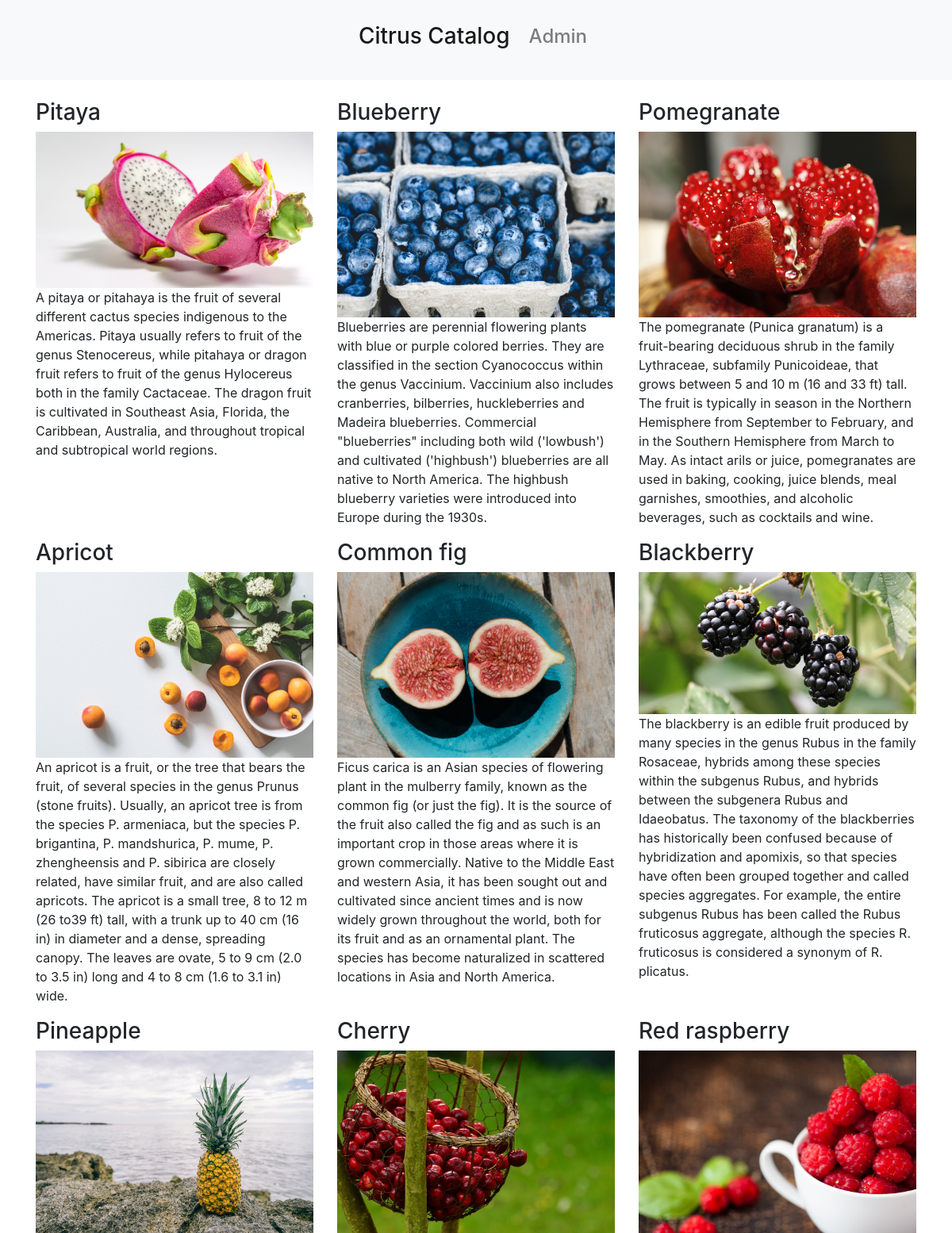
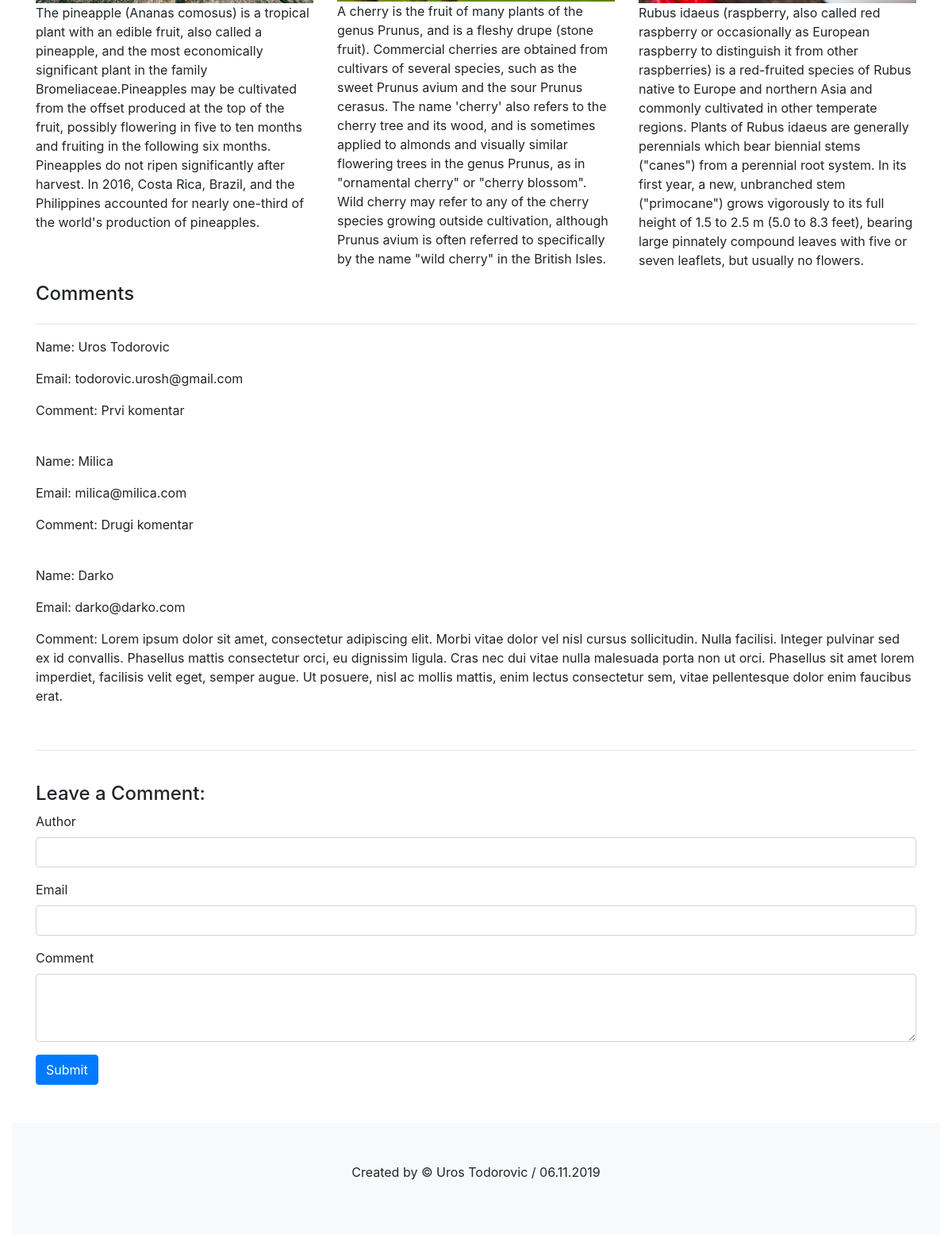
The page / on the database its author committed (2 pictures, top to bottom).
### tables this page shows
CREATE TABLE IF NOT EXISTS `product` (
  `id` int(11) NOT NULL AUTO_INCREMENT,
  `title` varchar(256) NOT NULL,
  `picture` varchar(256) NOT NULL,
  `description` varchar(1024) NOT NULL,
  PRIMARY KEY (`id`)
);

CREATE TABLE IF NOT EXISTS `comments` (
  `id` int(11) NOT NULL AUTO_INCREMENT,
  `name` varchar(256) NOT NULL,
  `email` varchar(256) NOT NULL,
  `text` varchar(1024) NOT NULL,
  `aprooved` tinyint(1) NOT NULL DEFAULT '0',
  PRIMARY KEY (`id`)
);

### includes/class_loader.php (called while the page is built, shortened)
<?php
function class_loader($class){
    $path = "includes/" . $class . ".php";
}

### includes/Product.php (called while the page is built, shortened)
<?php
class Product extends DB_Object {
    public static function find_all_products(){
        $sql = "SELECT * FROM product";
        return static::find_querys($sql);
    }
}

### includes/Database.php (called while the page is built, shortened)
<?php
class Database {
    private static $instance = null;
    private $connection;
    private $host = "localhost";
    private $user = "root";
    private $password = "";
    private $db_name = "citrus_catalog";
    private function __construct(){
        $this->connection = new PDO("mysql:host={$this->host};dbname={$this->db_name}",$this->user,$this->password);
        $this->connection->setAttribute(PDO::ATTR_DEFAULT_FETCH_MODE, PDO::FETCH_ASSOC);
    }
    public static function get_connection(){
        if (!self::$instance) {
            self::$instance = new Database;
        }
        return self::$instance;
    }
    public function get_rows($sql){
        try {
            $data = $this->connection->query($sql);
            return $data->fetchAll();
        } catch (PDOException $e) {
            throw new Exception($e->getMessage());
        }
    }
}

### includes/DB_Object.php (called while the page is built, shortened)
<?php
class DB_Object{
    public static function find_querys($sql){
        global $database;
        $get_rows = $database->get_rows($sql);
        $object_array = [];
        foreach($get_rows as $get_row) {
            $object_array[] = static::instantination($get_row);
        }
       return $object_array;
    }
    public static function instantination($record){
        $new_object = new $calling_class;
        foreach ($record as $property => $value) {
            $new_object->$property = $value;
        }
        return $new_object;
    }
}

### includes/Comment.php (called while the page is built, shortened)
<?php
class Comment extends DB_Object {
    public static function find_all_comments(){
        $sql = "SELECT * FROM comments";
        return static::find_querys($sql);
    }
}

### index.php (the view, shortened to what this page needs)
<?php
require_once("includes/class_loader.php");
$database = Database::get_connection();
$products = Product::find_all_products();
$comments = Comment::find_all_comments();
?>
<!DOCTYPE html>
<html lang="en">
<head>
    <link rel="stylesheet" href="custom_css/main.css">
    <link rel="stylesheet" href="css/bootstrap.min.css">
</head>
<body>
    <nav class="navbar navbar-expand-sm bg-light navbar-light justify-content-center py-4">
        <ul class="navbar-nav">
            <li class="nav-item">
                <a class="navbar-brand" href="index.php"><h3>Citrus Catalog</h3></a>
            </li>
            <li class="nav-item">
                <a class="nav-link" href="admin/index.php" target="_blank"><h4>Admin</h4></a>
            </li>
        </ul>
    </nav>
    <div class="container mt-4">
        <div class="row">
            <?php
                foreach ($products as $product) {
            ?>
                <div class="col-md-4">
                    <h3><?php echo $product->title?></h3>
                    <img src="img/<?php echo $product->picture?>" alt="" class="img-fluid">
                    <p><?php echo $product->description?></p>
                </div>
            <?php
                }
            ?>
        </div>
        <div class="row">
            <div class="col-sm">
                <h4 class="mb-4">Comments</h4>
                <hr>
                <?php
                    foreach ($comments as $comment) {
                        if ($comment->aprooved == 1) {
                    ?>
                        <p>Name: <?php echo $comment->name; ?></p>
                        <p>Email: <?php echo $comment->email; ?></p>
                        <p>Comment: <?php echo $comment->text; ?></p>
                        <br>
                    <?php
                        }
                    }
                ?>
            </div>
        </div>
        <hr>
        <div class="row">
            <div class="col-sm mt-4">
                <h4>Leave a Comment:</h4>
                <form role="form" method="post">
                    <div class="form-group">
                        <label for="name">Author</label>
                            <input type="text" name="name" class="form-control">
                    </div>
                    <div class="form-group">
                        <label for="email">Email</label>
                            <input type="email" name="email" class="form-control">
                    </div>
                    <div class="form-group">
                        <label for="text">Comment</label>
                            <textarea name="text" class="form-control" rows="3"></textarea>
                    </div>
                    <button type="submit" name="submit" class="btn btn-primary">Submit</button>
                </form>
            </div>
        </div>
    </div>
    <div class="container-fluid">
        <footer class="mt-5">
            <div>
                <p class="text-center">Created by &copy; Uros Todorovic / 06.11.2019</p>
            </div>
        </footer>
    </div>
</body>
</html>

### custom_css/main.css (style rules this page uses)
footer div { color: #212529; background-color: #f8f9fa; padding-top: 50px; padding-bottom: 50px; }

### rows shown on the page
product: title "Pitaya", picture (picture), description "A pitaya or pitahaya is the fruit of several different cactus species indigenous to the Americas. Pitaya usually refers to fruit of the genus Stenocereus, while pitahaya or dragon fruit refers to fruit of the genus Hylocereus both in the family Cactaceae. The dragon fruit is cultivated in Southeast Asia, Florida, the Caribbean, Australia, and throughout tropical and subtropical world regions."
product: title "Blueberry", picture (picture), description "Blueberries are perennial flowering plants with blue or purple colored berries. They are classified in the section Cyanococcus within the genus Vaccinium. Vaccinium also includes cranberries, bilberries, huckleberries and Madeira blueberries. Commercial \"blueberries\" including both wild ('lowbush') and cultivated ('highbush') blueberries are all native to North America. The highbush blueberry varieties were introduced into Europe during the 1930s."
product: title "Pomegranate", picture (picture), description "The pomegranate (Punica granatum) is a fruit-bearing deciduous shrub in the family Lythraceae, subfamily Punicoideae, that grows between 5 and 10 m (16 and 33 ft) tall. The fruit is typically in season in the Northern Hemisphere from September to February, and in the Southern Hemisphere from March to May. As intact arils or juice, pomegranates are used in baking, cooking, juice blends, meal garnishes, smoothies, and alcoholic beverages, such as cocktails and wine."
product: title "Apricot", picture (picture), description "An apricot is a fruit, or the tree that bears the fruit, of several species in the genus Prunus (stone fruits). Usually, an apricot tree is from the species P. armeniaca, but the species P. brigantina, P. mandshurica, P. mume, P. zhengheensis and P. sibirica are closely related, have similar fruit, and are also called apricots. The apricot is a small tree, 8 to 12 m (26 to39 ft) tall, with a trunk up to 40 cm (16 in) in diameter and a dense, spreading canopy. The leaves are ovate, 5 to 9 cm (2.0 to 3.5 in) long and 4 to 8 cm (1.6 to 3.1 in) wide."
product: title "Common fig", picture (picture), description "Ficus carica is an Asian species of flowering plant in the mulberry family, known as the common fig (or just the fig). It is the source of the fruit also called the fig and as such is an important crop in those areas where it is grown commercially. Native to the Middle East and western Asia, it has been sought out and cultivated since ancient times and is now widely grown throughout the world, both for its fruit and as an ornamental plant. The species has become naturalized in scattered locations in Asia and North America."
product: title "Blackberry", picture (picture), description "The blackberry is an edible fruit produced by many species in the genus Rubus in the family Rosaceae, hybrids among these species within the subgenus Rubus, and hybrids between the subgenera Rubus and Idaeobatus. The taxonomy of the blackberries has historically been confused because of hybridization and apomixis, so that species have often been grouped together and called species aggregates. For example, the entire subgenus Rubus has been called the Rubus fruticosus aggregate, although the species R. fruticosus is considered a synonym of R. plicatus."
product: title "Pineapple", picture (picture), description "The pineapple (Ananas comosus) is a tropical plant with an edible fruit, also called a pineapple, and the most economically significant plant in the family Bromeliaceae.Pineapples may be cultivated from the offset produced at the top of the fruit, possibly flowering in five to ten months and fruiting in the following six months. Pineapples do not ripen significantly after harvest. In 2016, Costa Rica, Brazil, and the Philippines accounted for nearly one-third of the world's production of pineapples."
product: title "Cherry", picture (picture), description "A cherry is the fruit of many plants of the genus Prunus, and is a fleshy drupe (stone fruit). Commercial cherries are obtained from cultivars of several species, such as the sweet Prunus avium and the sour Prunus cerasus. The name 'cherry' also refers to the cherry tree and its wood, and is sometimes applied to almonds and visually similar flowering trees in the genus Prunus, as in \"ornamental cherry\" or \"cherry blossom\". Wild cherry may refer to any of the cherry species growing outside cultivation, although Prunus avium is often referred to specifically by the name \"wild cherry\" in the British Isles."
product: title "Red raspberry", picture (picture), description "Rubus idaeus (raspberry, also called red raspberry or occasionally as European raspberry to distinguish it from other raspberries) is a red-fruited species of Rubus native to Europe and northern Asia and commonly cultivated in other temperate regions. Plants of Rubus idaeus are generally perennials which bear biennial stems (\"canes\") from a perennial root system. In its first year, a new, unbranched stem (\"primocane\") grows vigorously to its full height of 1.5 to 2.5 m (5.0 to 8.3 feet), bearing large pinnately compound leaves with five or seven leaflets, but usually no flowers."
comments: name "Uros Todorovic", email "todorovic.urosh@gmail.com", text "Prvi komentar"
comments: name "Milica", email "milica@milica.com", text "Drugi komentar"
comments: name "Darko", email "darko@darko.com", text "Lorem ipsum dolor sit amet, consectetur adipiscing elit. Morbi vitae dolor vel nisl cursus sollicitudin. Nulla facilisi. Integer pulvinar sed ex id convallis. Phasellus mattis consectetur orci, eu dignissim ligula. Cras nec dui vitae nulla malesuada porta non ut orci. Phasellus sit amet lorem imperdiet, facilisis velit eget, semper augue. Ut posuere, nisl ac mollis mattis, enim lectus consectetur sem, vitae pellentesque dolor enim faucibus erat."
